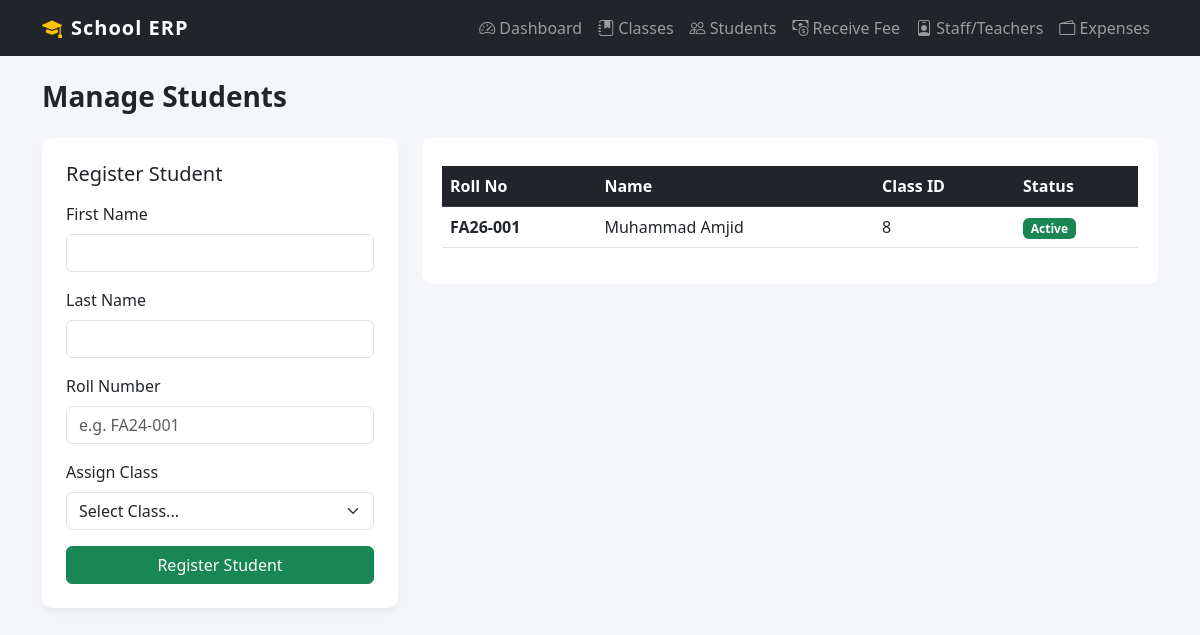
Screenshot of /students-page with the database file from the repository.
### model.py (models this page shows)
class Student(Base):
    __tablename__ = "students"
    id = Column(Integer,primary_key=True,index=True)
    first_name = Column(String)
    last_name = Column(String)
    roll_number = Column(String,unique=True,index=True)
    enrollment_date = Column(Date,default=datetime.date.today)
    class_id = Column(Integer,ForeignKey("classes.id"))
    student_class = relationship("ClassGrade",back_populates="students")
    invoices = relationship("FeeInvoice",back_populates="student")

### main.py (the view)
@app.get("/students-page")
def students_page(request: Request, db: Session = Depends(get_db)):
    return templates.TemplateResponse("students.html", {"request": request, "students": db.query(model.Student).all(), "classes": db.query(model.ClassGrade).all()})

### templates/students.html (shortened to what this page needs)
{% extends "base.html" %}
{% block content %}
<h3 class="fw-bold mb-4">Manage Students</h3>
<div class="row">
    <div class="col-md-4 mb-4">
        <div class="card p-4">
            <h5 class="mb-3">Register Student</h5>
            <form action="/submit-student" method="POST">
                <div class="mb-3">
                    <label class="form-label">First Name</label>
                    <input type="text" name="first_name" class="form-control" required>
                </div>
                <div class="mb-3">
                    <label class="form-label">Last Name</label>
                    <input type="text" name="last_name" class="form-control" required>
                </div>
                <div class="mb-3">
                    <label class="form-label">Roll Number</label>
                    <input type="text" name="roll_number" class="form-control" placeholder="e.g. FA24-001" required>
                </div>
                <div class="mb-3">
                    <label class="form-label">Assign Class</label>
                    <select name="class_id" class="form-select" required>
                        <option value="">Select Class...</option>
                    </select>
                </div>
                <button type="submit" class="btn btn-success w-100">Register Student</button>
            </form>
        </div>
    </div>
    <div class="col-md-8">
        <div class="table-responsive">
            <table class="table table-hover mt-2">
                <thead class="table-dark">
                    <tr>
                        <th>Roll No</th>
                        <th>Name</th>
                        <th>Class ID</th>
                        <th>Status</th>
                    </tr>
                </thead>
                <tbody>
                    {% for student in students %}
                    <tr>
                        <td><strong>{{ student.roll_number }}</strong></td>
                        <td>{{ student.first_name }} {{ student.last_name }}</td>
                        <td>{{ student.class_id }}</td>
                        <td><span class="badge bg-success">{{ student.status or 'Active' }}</span></td>
                    </tr>
                    {% else %}
                    <tr><td colspan="4" class="text-center text-muted">No students registered yet.</td></tr>
                    {% endfor %}
                </tbody>
            </table>
        </div>
    </div>
</div>
{% endblock %}

### templates/base.html (style rules this page uses)
body { background-color: #f4f6f9; }
.card { box-shadow: 0 4px 6px rgba(0,0,0,0.05); border: none; border-radius: 10px; }
.table-responsive { background: white; padding: 20px; border-radius: 10px; }

### rows the page displays
Student: roll_number "FA26-001", first_name "Muhammad", last_name "Amjid", class_id "8", status "Active"
